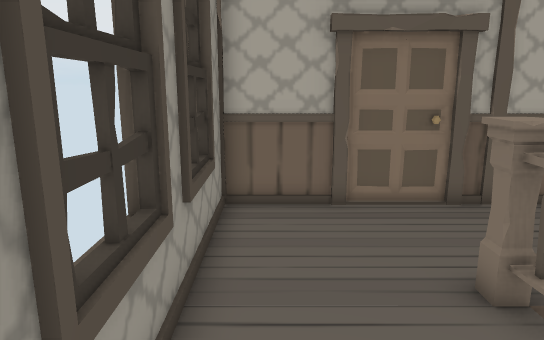
view 1 (above)

18 first-person views from a walk through a 3-D level made in the Unity game engine. The camera is 1.5 m above the floor, tilts 12° down and sees 70° across. The floor is counted in squares, 0.5 m on a side. Each view is taken from the middle of a square. On the plan, view 1 faces up. The plan holds only what a view shows up to about 20 squares ahead; the rest is blank. The place goes on beyond the plan. The player character is not drawn. Some animated figures are not drawn. Door leaves are left out, so doorways stand open.

view 2
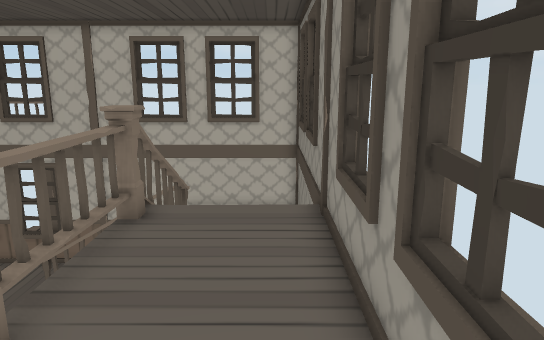

view 3
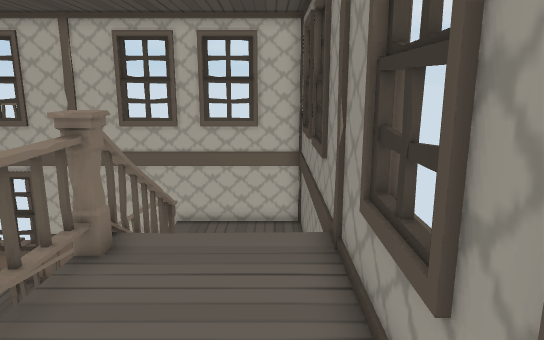

view 4
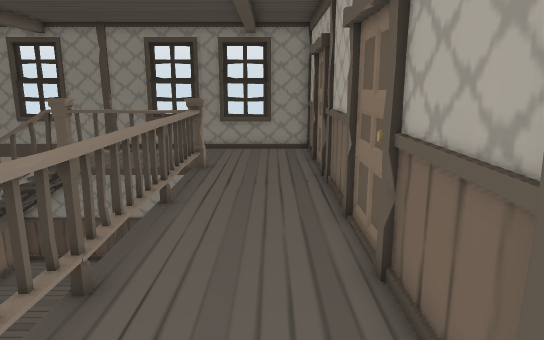

view 5
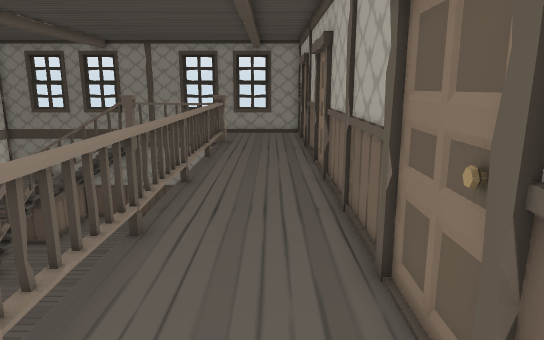

view 6
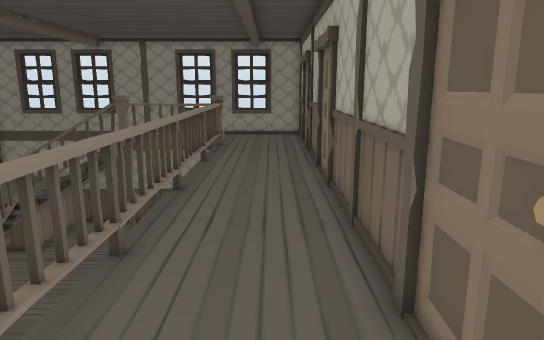

view 7
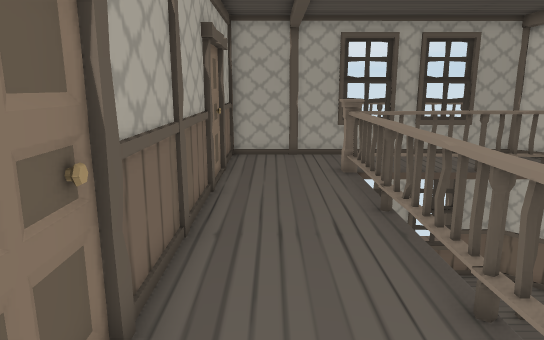

view 8
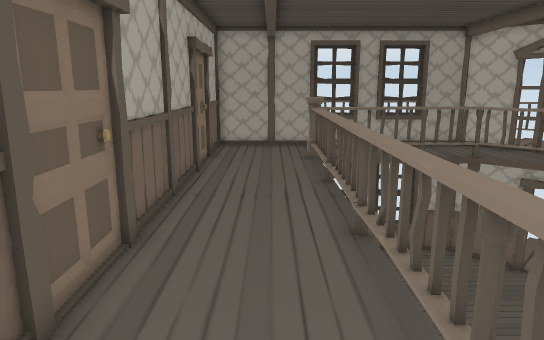

view 9
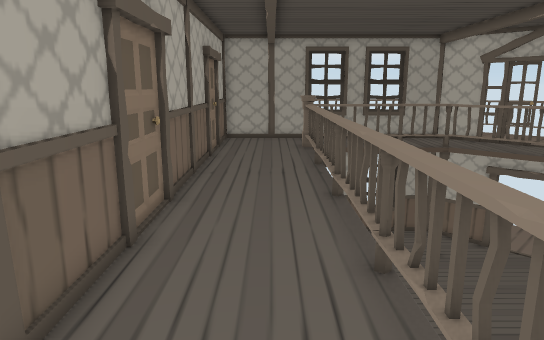

view 10
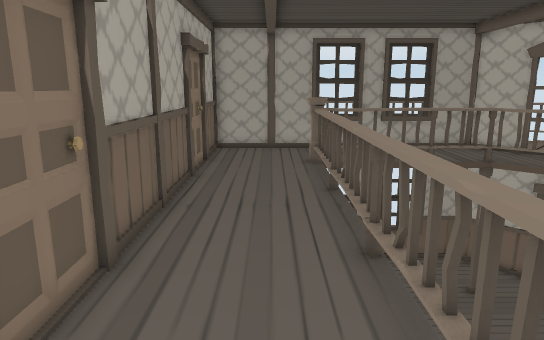

view 11
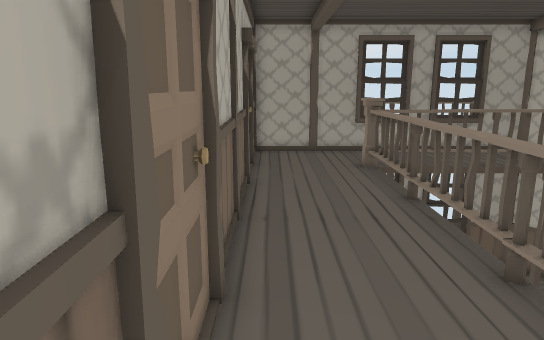

view 12
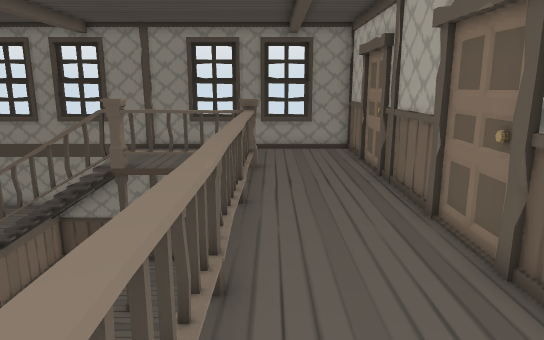

view 13
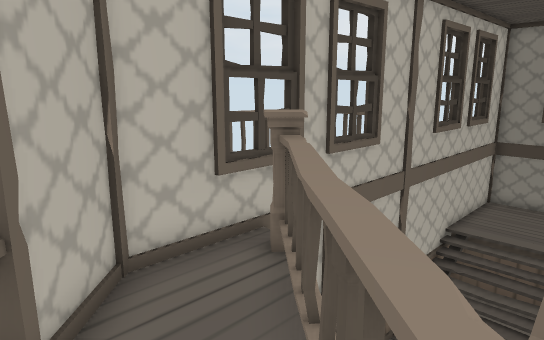

view 14
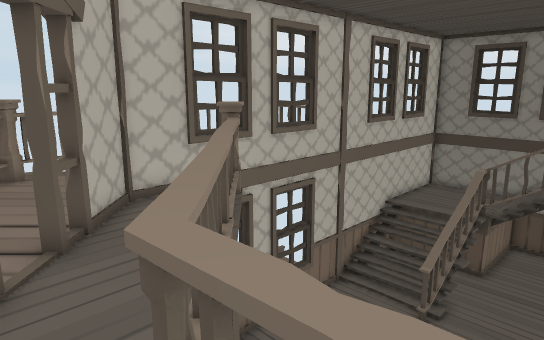

view 15
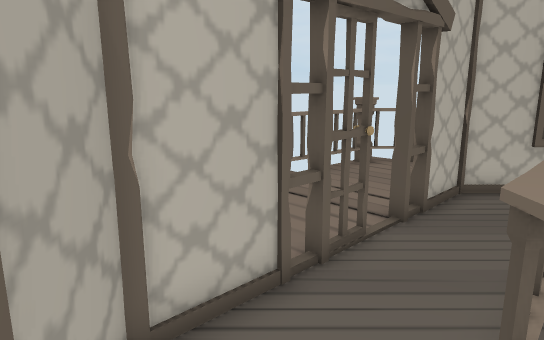

view 16
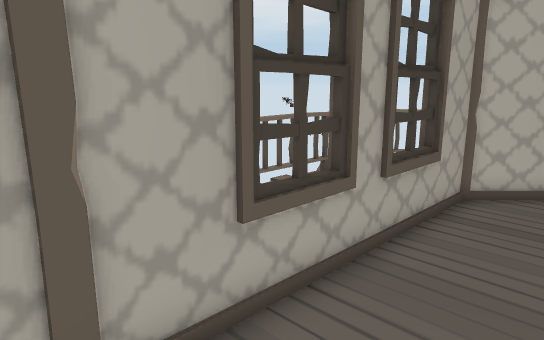

view 17
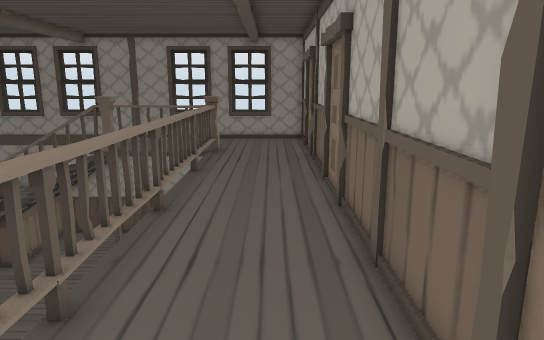

view 18
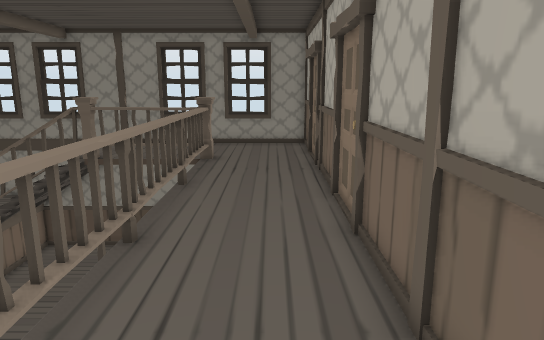

### Floor plan
Key: @ floor where view 1 was taken; # wall or solid block; x gap in a wall; . main floor; - floor 1.5 m lower than the main floor; _ floor 1.75 m lower than the main floor; < floor 2.25 m lower than the main floor; ( floor 2.5 m lower than the main floor; ! floor 2.75 m lower than the main floor; ? floor 3 m lower than the main floor; / step, stairs or slope; D open door; = window, fence, low wall or low ledge.
Columns run from 1 left of view 1 to 26 right of it. Each row starts with its distance up from view 1.
 10 ############################
  9 #..........................#
  8 #..........................#
  7 #..........................#
  6 #..........................#
  5 #...#  ?################..##
  4 #....                   ..=#
  3 #....                  ?..##
  2 #....??                ?...#
  1 #... ??            ?????..##
  0 #@..#??                ?..=#
 -1 #////?????????  ????????.. #
 -2 #// /?????????  ???????#...#
 -3 #// /??????      ?????//..##
 -4 #///##?????       ???x/..##
 -5 # //#######        ??...#D
 -6 #---####### ??      ...D#
 -7 #-----_<(!? ??     ...DD
 -8 #-----_<(!? ??    ...##
 -9 #-----_<(!????   #..##
-10 #####################

Where each view was taken, in squares from view 1:
view 1: 0 up, 0 right, facing up
view 2: 9 up, 0 right, facing down
view 3: 7 up, 0 right, facing down
view 4: 8 up, 18 right, facing left
view 5: 8 up, 25 right, facing left
view 6: 8 up, 24 right, facing left
view 7: 8 up, 8 right, facing right
view 8: 7 up, 5 right, facing right
view 9: 7 up, 2 right, facing right
view 10: 7 up, 6 right, facing right
view 11: 9 up, 7 right, facing right
view 12: 6 up, 18 right, facing left
view 13: 4 down, 21 right, facing down-left
view 14: 0 up, 23 right, facing down-left
view 15: 1 up, 24 right, facing down
view 16: 8 up, 22 right, facing down-right
view 17: 8 up, 22 right, facing left
view 18: 8 up, 20 right, facing left
